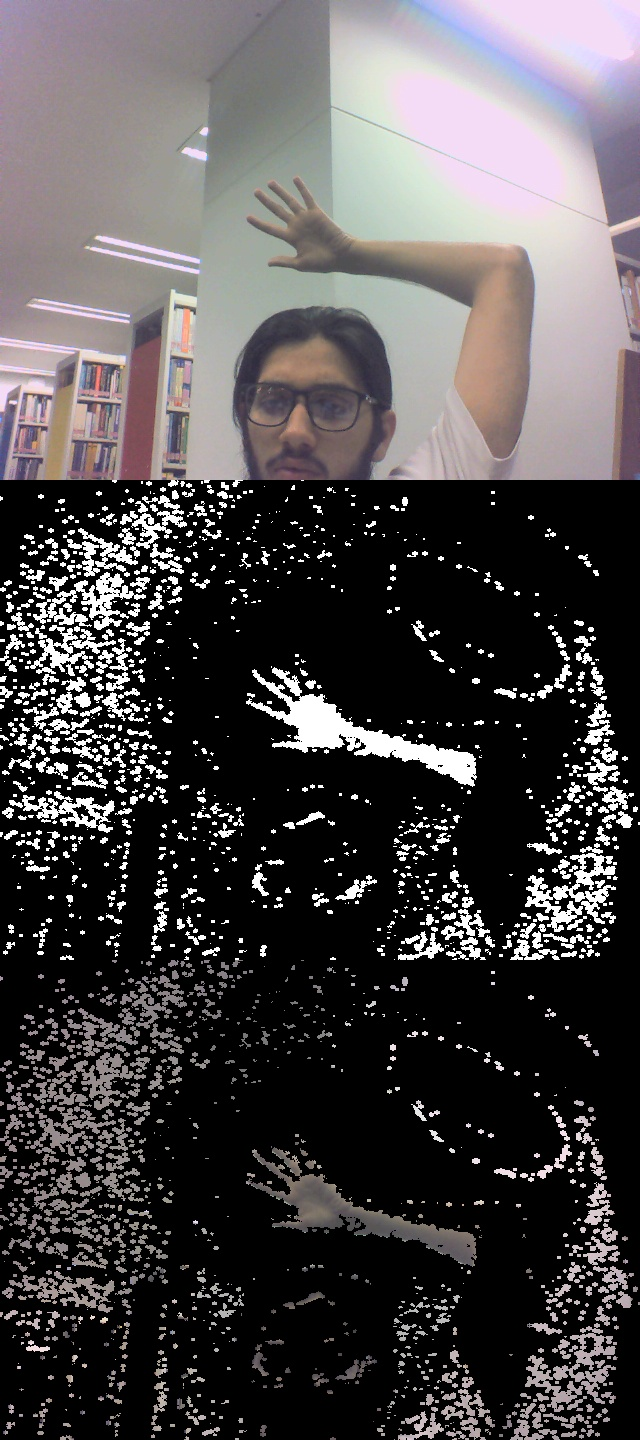
#> input picture res.jpg, 640 x 1440 px, given in place of the camera
$ python assignment1.py   (Python 2 division)   (older library calls are emulated)
#> lines starting #> are read from the running program, lines starting #| are printed output that depends on the picture; after the words box and inside, x2 and y2 are one past the last pixel; in counts of white or black regions, pixels touching at a corner belong together
### Camera.py
from imutils.video import WebcamVideoStream
def Camera(source=0):
	return WebcamVideoStream(source).start()

### assignment1.py
import numpy as np
import cv2
from Camera import Camera

VIDEO_SOURCE = 0

class ROI:
	def __init__(self,center,size):
		x = center[0]
		y = center[1]

		self.start = (x-size,y-size)
		self.end   = (x+size,y+size)

	def drawBoundary(self,frame):
		cv2.rectangle(frame,self.start,self.end,(0,255,0),1)

	def getROI(self,frame):
		return frame[ self.start[1]:self.end[1] , self.start[0]:self.end[0] ]


class Parameters:
	def __init__(self,source=0):
		# Selected base color
		# fourth one is not used
		self.hsv = (0,0,0,0)
		self.hsv2 = (0,0,0,0)
		self.hsv3 = (0,0,0,0)


		# Thresholds
		self.ht = 0
		self.st = 180
		self.vt = 200
		self.ht_ = 0
		self.st_ = 180
		self.vt_ = 200

		# Co-ords for the color selection square
		# self.start = (0,0)
		# self.end   = (0,0)
		self.center = (0,0)

		# Boolean to check weather
		# the colors are locked or not
		self.locked = False

		# Get the camera object
		self.cam = Camera(source)

	def findCenter(self):
		# Read a frame
		frame = self.cam.read()
#> frame is the input picture: shape (1440, 640, 3); mean B, G, R 73.9, 72.8, 76.3

		# Calculate the co-ordinates for the center pixel
		y = frame.shape[0]/2
#> y = 720
		x = frame.shape[1]/2
#> x = 320

		self.center = (x,y)
#> self.center = (320, 720)

def threshChanged1(val):
	params.ht = val

def threshChanged2(val):
	params.st = val

def threshChanged3(val):
	params.vt = val

def threshChanged4(val):
	params.ht_ = val

def threshChanged5(val):
	params.st_ = val

def threshChanged6(val):
	params.vt_ = val

params = Parameters(VIDEO_SOURCE)

# get the co-ords for the square in the center
params.findCenter()

# Create an output window
cv2.namedWindow('controls')


# Create trackbars in the output window
cv2.createTrackbar('h+', 'controls',0,179,threshChanged1)
cv2.createTrackbar('s+', 'controls',0,255,threshChanged2)
cv2.createTrackbar('v+', 'controls',0,255,threshChanged3)
cv2.createTrackbar('h-', 'controls',0,179,threshChanged4)
cv2.createTrackbar('s-', 'controls',0,255,threshChanged5)
cv2.createTrackbar('v-', 'controls',0,255,threshChanged6)

# cam = cv2.VideoCapture(VIDEO_SOURCE)

# roihist = None


def getMask(frame,hsv):

	lower = np.array([0,0,0], dtype=np.uint8)
	upper = np.array([0,0,0], dtype=np.uint8)


	lower[0] = hsv[0]-params.ht_
	lower[1] = hsv[1]-params.st_
	lower[2] = 0

	upper[0] = hsv[0]+params.ht
	upper[1] = hsv[1]+params.st
	upper[2] = 255

	return cv2.inRange(frame,lower,upper)

reigon1 = ROI((params.center[0]+16,params.center[1]+16),10)
# reigon2 = ROI((params.center[0]+5,params.center[1]),5)
# reigon3 = ROI((params.center[0]-5,params.center[1]-5),5)

while(True):
	# Read a frame from the camera
	frame = params.cam.read()

	# reigon2.drawBoundary(frame)

	# Convert to hsv space
	hsv = cv2.cvtColor(frame,cv2.COLOR_BGR2HSV)
#> hsv: shape (1440, 640, 3); mean H, S, V 40.1, 30, 77.8
	# hsv = frame

	# # # Blur the image for filtering
	cv2.medianBlur(hsv,5)
	cv2.GaussianBlur(hsv,(5,5),0)


	if not params.locked:
		# Calculate average color
		params.hsv = cv2.mean(reigon1.getROI(hsv))
#> in getROI, `return frame[ self.start[1]:self.end[1] , self.start[0]:self.end[0] ]`:
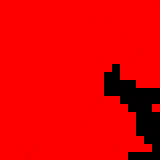
#> returned value: shape (20, 20, 3) (shown 8 times larger); mean of channels 0, 1, 2 0, 0, 230.6; drawn as B, G, R
#> params.hsv = (0, 0, 230.6, 0)
		# params.hsv2 = cv2.mean(reigon2.getROI(hsv))
		# params.hsv3 = cv2.mean(reigon3.getROI(hsv))


	mask = getMask(hsv,params.hsv)
#> in getMask, `return cv2.inRange(frame,lower,upper)`:
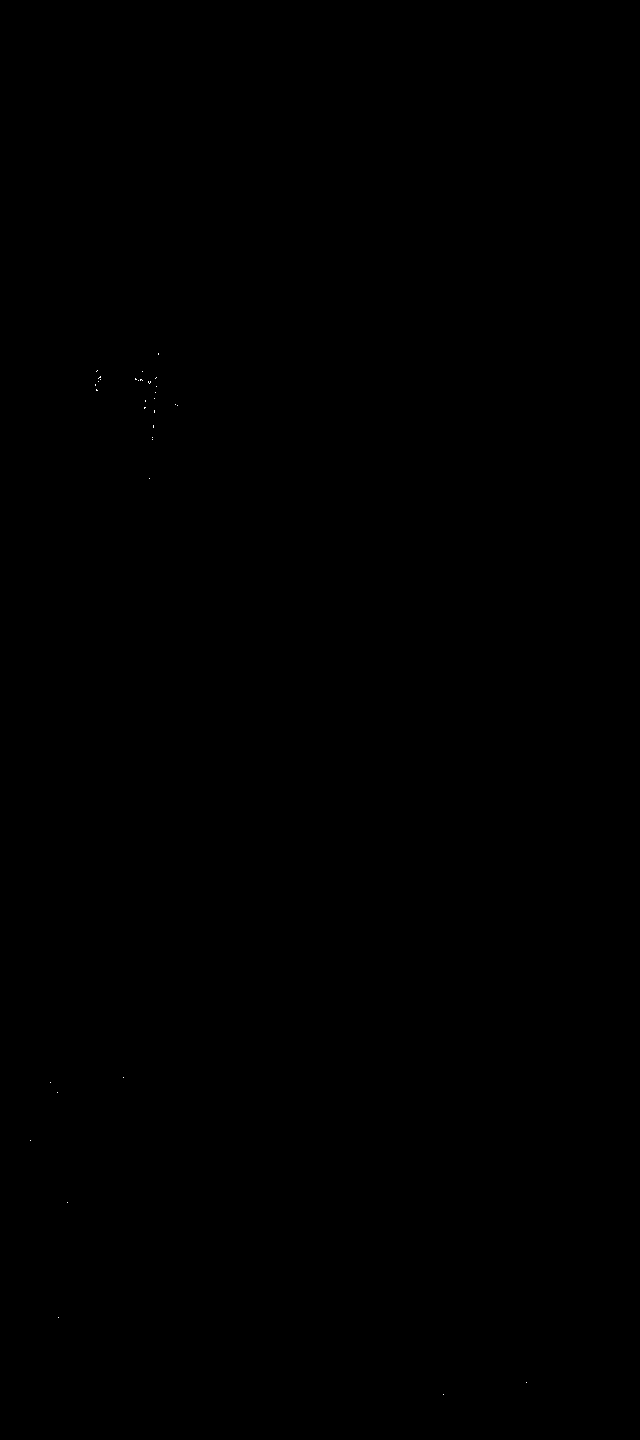
#> returned value: shape (1440, 640); 0.01% white in thin lines or dots, all inside (x1, y1, x2, y2) = (30, 353, 527, 1395)
	# mask = mask + getMask(hsv,params.hsv2)
	# mask = mask + getMask(hsv,params.hsv3)


	disc = cv2.getStructuringElement(cv2.MORPH_ELLIPSE,(7,7))

	cv2.filter2D(mask,-1,disc,mask)
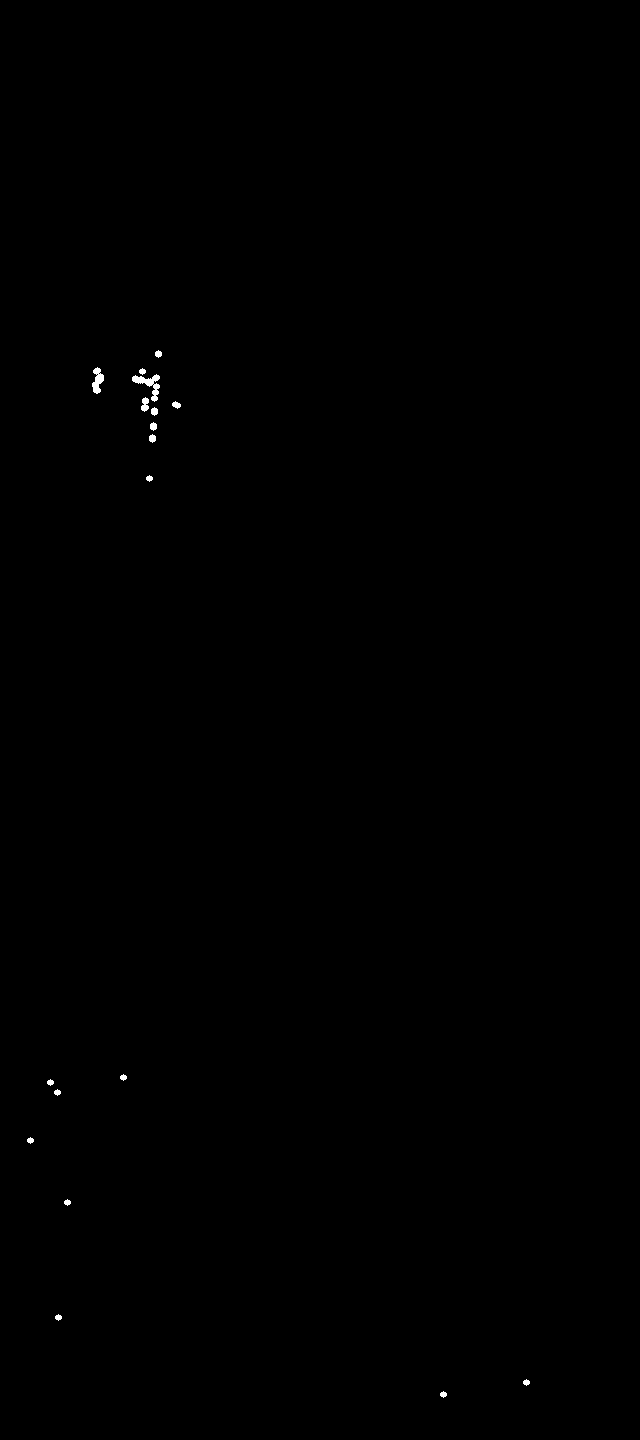
#> mask: shape (1440, 640); 0.12% white; 18 white regions

	cv2.imshow('mask1',mask)
	# cv2.imshow('mask2',mask2)
	# cv2.imshow('mask3',mask3)


	reigon1.drawBoundary(frame)
#> in drawBoundary, `cv2.rectangle(frame,self.start,self.end,(0,255,0),1)`: frame: shape (1440, 640, 3); 0.01% of pixels changed, all inside (x1, y1, x2, y2) = (326, 726, 347, 747)
	# reigon2.drawBoundary(frame)
	# reigon3.drawBoundary(frame)
	# cv2.imshow('original',frame)

	_,contours,_ = cv2.findContours(mask,cv2.RETR_TREE,cv2.CHAIN_APPROX_NONE)
#> contours = 21 contours, 3 with area under 20; largest, box (x1, y1, x2, y2) and area: (132, 374, 160, 402) 229, (92, 367, 104, 394) 162, (141, 397, 149, 412) 66, (149, 434, 156, 443) 36, (150, 422, 157, 431) 36

	# get the contour with the greatest area
	max_area = -1
	ci = -1
	for i in range(len(contours)):
	    cnt=contours[i]
	    area = cv2.contourArea(cnt)
	    if(area>max_area):
	        max_area=area
	        ci=i
#> this loop made 21 passes
#> (area, max_area) on passes 1, 10, 14, 15: (24, 24), (36, 36), (65.5, 65.5), (229, 229)
#> area on passes 2 to 7: 24, 24, 24, 24, 24, 24
#> after the loop, ci = 14; max_area = 229

	if(ci != -1):
	    cnt=contours[ci]
#> cnt = contour of 106 points, box (x1, y1, x2, y2) (132, 374, 160, 402), area 229

	# cv2.imshow('mask',mask)

	# # Draw a rectangle in the center
	# frame = cv2.rectangle(frame,params.start,params.end,(0,255,0),1)

	if(ci != -1):
	    # Find and draw the hull around the largest contour
	    hull = cv2.convexHull(cnt)
#> hull = contour of 12 points, box (x1, y1, x2, y2) (132, 374, 160, 402), area 471
	    cv2.drawContours(frame,[hull],0,(0,255,0),2)
#> frame: shape (1440, 640, 3); mean B, G, R 73.9, 72.9, 76.3

	cv2.imshow('image',frame)


	k = cv2.waitKey(5) & 0xFF
#> (key Esc is pressed here)

	if k == 27:
	    break
	elif k == ord('l'):
	    print 'locked'
	    params.locked = True
	elif k == ord('u'):
	    print 'un-locked'
	    params.locked = False
	elif k == ord('c'):
	    print 'mask captured'
	    cv2.imwrite('mask.png',mask)


params.cam.stop()
cv2.destroyAllWindows()
